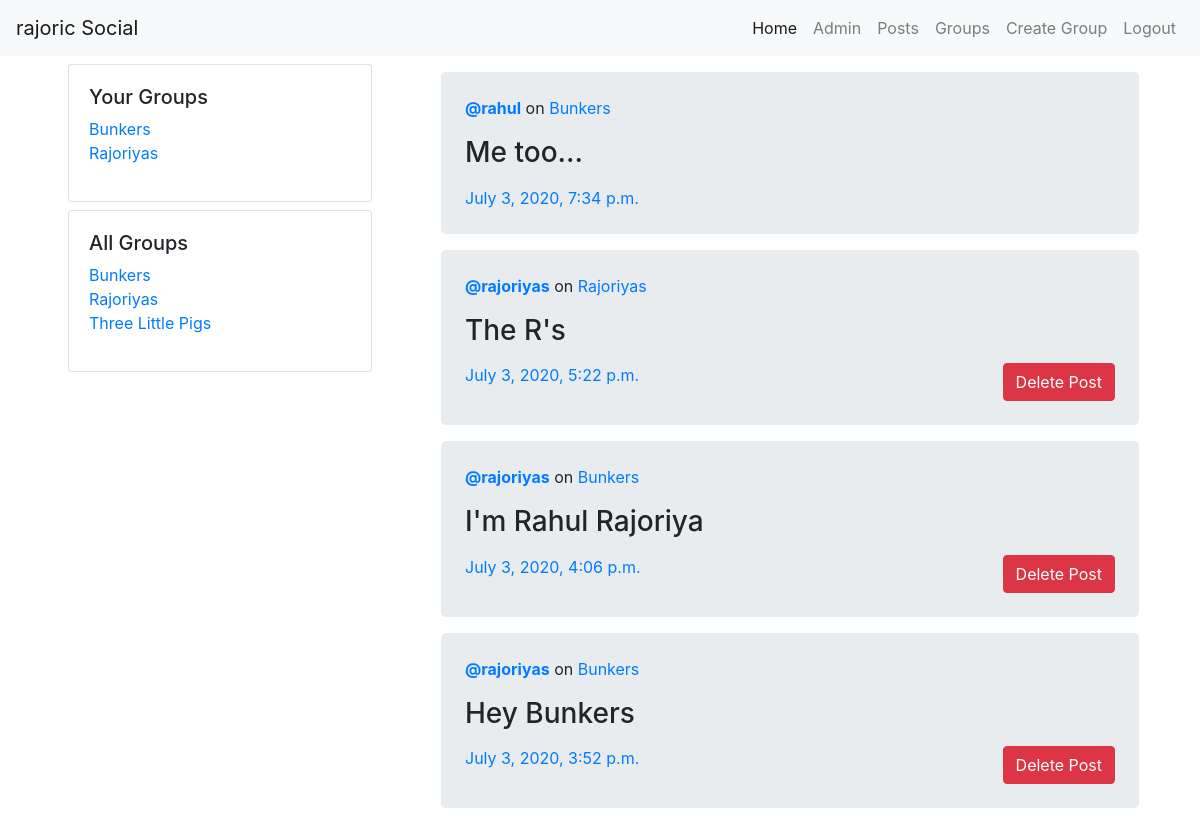
The page /posts/ (signed in) on the database its author committed.
### groups/models.py (models this page shows, shortened)
class Group(models.Model):
    name = models.CharField(max_length=256, unique=True)
    slug = models.SlugField(allow_unicode=True, unique=True)
    description = models.TextField(blank=True, default='')
    description_html = models.TextField(editable=False, default='', blank=True)
    members = models.ManyToManyField(User, through='GroupMember')

### posts/models.py (models this page shows, shortened)
class Post(models.Model):
    user = models.ForeignKey(User, related_name='posts', on_delete=models.CASCADE)
    created_at = models.DateTimeField(auto_now=True)
    message = models.TextField()
    message_html = models.TextField(editable=False)
    group = models.ForeignKey(Group, related_name='posts', null=True, blank=True, on_delete=models.CASCADE)
    class Meta():
        ordering = ['-created_at']
        unique_together = ['user', 'message']

### posts/views.py (the view)
# urls.py: path('', views.PostList.as_view(), name='all'),
class PostList(LoginRequiredMixin, SelectRelatedMixin, generic.ListView):
    model = models.Post
    select_related = ('user', 'group')  # try to make comment it, logic will remain same because 'GroupMember' model has already 'unique' filtering
    def get_context_data(self, **kwargs):
        context = super().get_context_data(**kwargs)
        context['user_groups'] = Group.objects.filter(members__in=[self.request.user])
        context['other_groups'] = Group.objects.all()
        return context

### posts/templates/posts/post_list.html
{% extends 'posts/post_base.html' %}
  {% block prepost %}
    <div class="col-md-4">
      <div class="container">
        {% if request.user.is_authenticated %}
          <div class="card m-2">
            <div class="card-body">
              <h5 class="card-text">Your Groups</h5>
              <ul class="list-unstyled">
                {% for member_group in user_groups %}
                  <li class='group li-with-bullet'>
                    <a href="{% url 'groups:single' slug=member_group.slug %}">{{ member_group.name }}</a>
                  </li>
                {% endfor %}
              </ul>
            </div>
          </div>
        {% endif %}
        <div class="card m-2">
          <div class="card-body">
            <h5 class="card-text">All Groups</h5>
            <ul class="list-unstyled">
              {% for other_group in other_groups %}
                <li class='group li-with-bullet'>
                  <a href="{% url 'groups:single' slug=other_group.slug %}">{{ other_group.name }}</a>
                </li>
              {% endfor %}
            </ul>
          </div>
        </div>
      </div>
    </div>
  {% endblock %}
  {% block post_content %}
    <div class="col-md-8">
      {% for post in post_list %}
        {% include 'posts/_post.html' %}
      {% endfor %}
    </div>
  {% endblock %}

### posts/templates/posts/post_base.html (shortened to what this page needs)
{% extends 'public_html/base.html' %}
  {% block content %}
    <div class="posts-page">
      <div class="container">
        <div class="row">
          {% block prepost %}{% endblock %}
          {% block post_content %}{% endblock %}
        </div>
      </div>
    </div>
  {% endblock %}

### templates/public_html/base.html (shortened to what this page needs)
<!DOCTYPE html>
{% load static %}
<html lang="en" dir="ltr">
  <head>
    <link rel="stylesheet" href="https://maxcdn.bootstrapcdn.com/bootstrap/4.0.0/css/bootstrap.min.css">
    <link rel="stylesheet" href="{% static '/css/master.css' %}">
  </head>
  <body>
    <nav class="navbar navbar-expand-lg navbar-light bg-light">
      <a class="navbar-brand" href="{% url 'home' %}">rajoric Social</a>
      <div class="collapse navbar-collapse justify-content-end" id="navbarNavAltMarkup">
        <div class="navbar-nav">
          <a class="nav-item nav-link active" href="{% url 'home' %}">Home <span class="sr-only">(current)</span></a>
          <a class="nav-item nav-link" href="{% url 'admin:index' %}">Admin</a>
          {% if user.is_authenticated %}
            <a class="nav-item nav-link" href="{% url 'posts:create' %}">Posts</a>
            <a class="nav-item nav-link" href="{% url 'groups:all' %}">Groups</a>
            <a class="nav-item nav-link" href="{% url 'groups:create' %}">Create Group</a>
            <a class="nav-item nav-link" href="{% url 'accounts:logout' %}">Logout</a>
          {% else %}
            <a class="nav-item nav-link" href="{% url 'groups:all' %}">Groups</a>
            <a class="nav-item nav-link" href="{% url 'accounts:login' %}">Login</a>
            <a class="nav-item nav-link" href="{% url 'accounts:signup' %}">Sign Up</a>
          {% endif %}
        </div>
      </div>
    </nav>
    {% block content %}
    {% endblock %}
  </body>
</html>

### posts/templates/posts/_post.html
<div class="post media jumbotron m-3 p-4">
  <div class="media-body">
    <p><a href="{% url 'posts:for_user' username=post.user.username %}"><strong>@{{ post.user.username }}</strong></a> on <a href="{% url 'groups:single' slug=post.group.slug %}">{{ post.group.name }}</a></p>
    <h3 class='media-heading'>{{ post.message_html|safe }}</h3>
    <time class='time float-left'>
      <a href="{% url 'posts:single' username=post.user.username pk=post.pk %}">{{ post.created_at }}</a>
    </time>
    <div class="media-footer float-right">
      {% if user.is_authenticated and post.user == user %}
        <a href="{% url 'posts:delete' pk=post.pk %}" class='btn btn-fill btn-danger' id='atFinalDelete'>Delete Post</a>
      {% endif %}
    </div>
  </div>
</div>

### rows shown on the page
Group: name "Bunkers"
Group: name "Rajoriyas"
Group: name "Three Little Pigs"
Post: user.username "rahul", group.name "Bunkers", message_html "Me too...", created_at "July 3, 2020, 7:34 p.m."
Post: user.username "rajoriyas", group.name "Rajoriyas", message_html "The R's", created_at "July 3, 2020, 5:22 p.m.", shows "Delete Post"
Post: user.username "rajoriyas", group.name "Bunkers", message_html "I'm Rahul Rajoriya", created_at "July 3, 2020, 4:06 p.m.", shows "Delete Post"
Post: user.username "rajoriyas", group.name "Bunkers", message_html "Hey Bunkers", created_at "July 3, 2020, 3:52 p.m.", shows "Delete Post"
